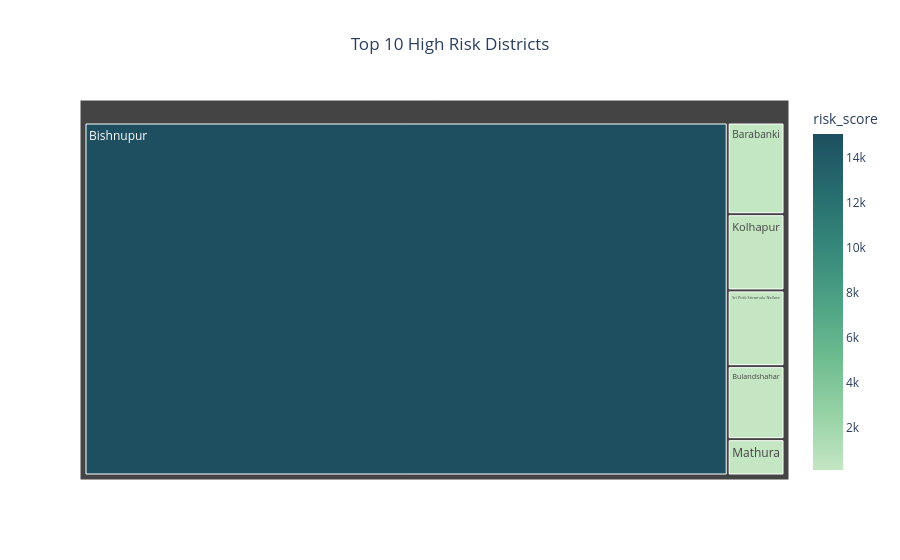

Notebook code cell kept with this figure:
### Markdown cell above
### 8 Top 10 High Risk Districts

- Highlights districts with highest risk scores.

### Code cell
top_districts = df.sort_values('risk_score', ascending=False).head(10)

fig4 = px.treemap(
    top_districts,
    path=['district'],
    values='risk_score',
    color='risk_score',
    color_continuous_scale=px.colors.sequential.Blugrn,
    title='Top 10 High Risk Districts'
)

fig4.update_layout(title_x=0.5)
fig4.show()

### Figure 1 — Plotly figure (JSON) as saved in the notebook; plotly's stock layout.template omitted (floating-point values rounded to 4 significant figures)
{"data": [{"branchvalues": "total", "customdata": [[15050.0], [172.6], [143.4], [142.6], [137.4], [136.9]], "domain": {"x": [0, 1], "y": [0, 1]}, "hovertemplate": "labels=%{label}<br>risk_score_sum=%{value}<br>parent=%{parent}<br>id=%{id}<br>risk_score=%{color}<extra></extra>", "ids": ["Bishnupur", "Barabanki", "Kolhapur", "Sri Potti Sriramulu Nellore", "Bulandshahar", "Mathura"], "labels": ["Bishnupur", "Barabanki", "Kolhapur", "Sri Potti Sriramulu Nellore", "Bulandshahar", "Mathura"], "marker": {"coloraxis": "coloraxis", "colors": [15050.0, 172.6, 143.4, 142.6, 137.4, 136.9]}, "name": "", "parents": ["", "", "", "", "", ""], "type": "treemap", "values": [15050.0, 345.2, 286.9, 285.2, 274.8, 136.9]}], "layout": {"coloraxis": {"colorbar": {"title": {"text": "risk_score"}}, "colorscale": [[0, "rgb(196, 230, 195)"], [0.1667, "rgb(150, 210, 164)"], [0.3333, "rgb(109, 188, 144)"], [0.5, "rgb(77, 162, 132)"], [0.6667, "rgb(54, 135, 122)"], [0.8333, "rgb(38, 107, 110)"], [1, "rgb(29, 79, 96)"]]}, "legend": {"tracegroupgap": 0}, "title": {"text": "Top 10 High Risk Districts", "x": 0.5}}}
